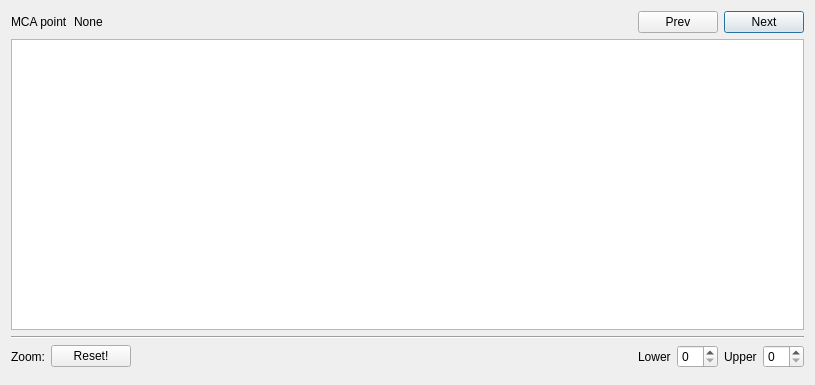
<?xml version="1.0" encoding="UTF-8"?>
<ui version="4.0">
 <class>mcaPlots</class>
 <widget class="QDialog" name="mcaPlots">
  <property name="geometry">
   <rect>
    <x>0</x>
    <y>0</y>
    <width>815</width>
    <height>385</height>
   </rect>
  </property>
  <property name="windowTitle">
   <string>Basic MCA Viewer</string>
  </property>
  <layout class="QGridLayout" name="gridLayout">
   <item row="0" column="0">
    <layout class="QVBoxLayout" name="verticalLayout">
     <item>
      <layout class="QHBoxLayout" name="horizontalLayout_3">
       <item>
        <widget class="QLabel" name="scanNumber">
         <property name="text">
          <string>MCA point</string>
         </property>
        </widget>
       </item>
       <item>
        <widget class="QLabel" name="mcaID">
         <property name="text">
          <string>None</string>
         </property>
        </widget>
       </item>
       <item>
        <spacer name="horizontalSpacer_3">
         <property name="orientation">
          <enum>Qt::Horizontal</enum>
         </property>
         <property name="sizeHint" stdset="0">
          <size>
           <width>40</width>
           <height>20</height>
          </size>
         </property>
        </spacer>
       </item>
       <item>
        <widget class="QPushButton" name="showPreviousBtn">
         <property name="text">
          <string>Prev</string>
         </property>
         <property name="autoDefault">
          <bool>false</bool>
         </property>
        </widget>
       </item>
       <item>
        <widget class="QPushButton" name="showNextBtn">
         <property name="text">
          <string>Next</string>
         </property>
         <property name="autoDefault">
          <bool>false</bool>
         </property>
         <property name="default">
          <bool>true</bool>
         </property>
        </widget>
       </item>
      </layout>
     </item>
     <item>
      <widget class="PlotWidget" name="viewPart"/>
     </item>
    </layout>
   </item>
   <item row="1" column="0">
    <widget class="Line" name="line">
     <property name="orientation">
      <enum>Qt::Horizontal</enum>
     </property>
    </widget>
   </item>
   <item row="2" column="0">
    <layout class="QHBoxLayout" name="horizontalLayout">
     <item>
      <widget class="QLabel" name="label">
       <property name="text">
        <string>Zoom:</string>
       </property>
      </widget>
     </item>
     <item>
      <widget class="QPushButton" name="resetZoom">
       <property name="text">
        <string>Reset!</string>
       </property>
      </widget>
     </item>
     <item>
      <spacer name="horizontalSpacer">
       <property name="orientation">
        <enum>Qt::Horizontal</enum>
       </property>
       <property name="sizeHint" stdset="0">
        <size>
         <width>40</width>
         <height>20</height>
        </size>
       </property>
      </spacer>
     </item>
     <item>
      <widget class="QLabel" name="label_2">
       <property name="text">
        <string>Lower</string>
       </property>
      </widget>
     </item>
     <item>
      <widget class="QSpinBox" name="lowerZoom"/>
     </item>
     <item>
      <widget class="QLabel" name="label_3">
       <property name="text">
        <string>Upper</string>
       </property>
      </widget>
     </item>
     <item>
      <widget class="QSpinBox" name="upperZoom"/>
     </item>
    </layout>
   </item>
   <item row="3" column="0">
    <widget class="QWidget" name="handlerPart" native="true"/>
   </item>
  </layout>
 </widget>
 <customwidgets>
  <customwidget>
   <class>PlotWidget</class>
   <extends>QGraphicsView</extends>
   <header>pyqtgraph</header>
  </customwidget>
 </customwidgets>
 <resources/>
 <connections/>
</ui>
